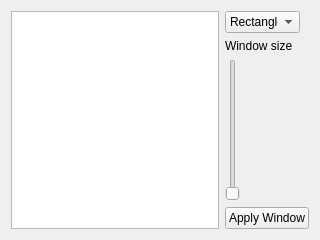
<?xml version="1.0" encoding="UTF-8"?>
<ui version="4.0">
 <class>Form</class>
 <widget class="QWidget" name="Form">
  <property name="geometry">
   <rect>
    <x>0</x>
    <y>0</y>
    <width>320</width>
    <height>240</height>
   </rect>
  </property>
  <property name="windowTitle">
   <string>Form</string>
  </property>
  <layout class="QGridLayout" name="gridLayout">
   <item row="0" column="0" rowspan="4">
    <widget class="QGraphicsView" name="graphicsView"/>
   </item>
   <item row="0" column="1">
    <widget class="QComboBox" name="window_comboBox">
     <property name="sizePolicy">
      <sizepolicy hsizetype="Fixed" vsizetype="Fixed">
       <horstretch>0</horstretch>
       <verstretch>0</verstretch>
      </sizepolicy>
     </property>
     <property name="minimumSize">
      <size>
       <width>75</width>
       <height>0</height>
      </size>
     </property>
     <property name="maximumSize">
      <size>
       <width>69</width>
       <height>16777215</height>
      </size>
     </property>
     <item>
      <property name="text">
       <string>Rectangle</string>
      </property>
     </item>
     <item>
      <property name="text">
       <string>Hamming</string>
      </property>
     </item>
     <item>
      <property name="text">
       <string>Hanning</string>
      </property>
     </item>
     <item>
      <property name="text">
       <string>Gaussian</string>
      </property>
     </item>
    </widget>
   </item>
   <item row="1" column="1">
    <widget class="QLabel" name="label">
     <property name="text">
      <string>Window size</string>
     </property>
    </widget>
   </item>
   <item row="2" column="1">
    <widget class="QSlider" name="parameter_slider">
     <property name="orientation">
      <enum>Qt::Vertical</enum>
     </property>
    </widget>
   </item>
   <item row="3" column="1">
    <widget class="QPushButton" name="pushButton">
     <property name="text">
      <string>Apply Window</string>
     </property>
    </widget>
   </item>
  </layout>
 </widget>
 <resources/>
 <connections/>
</ui>
